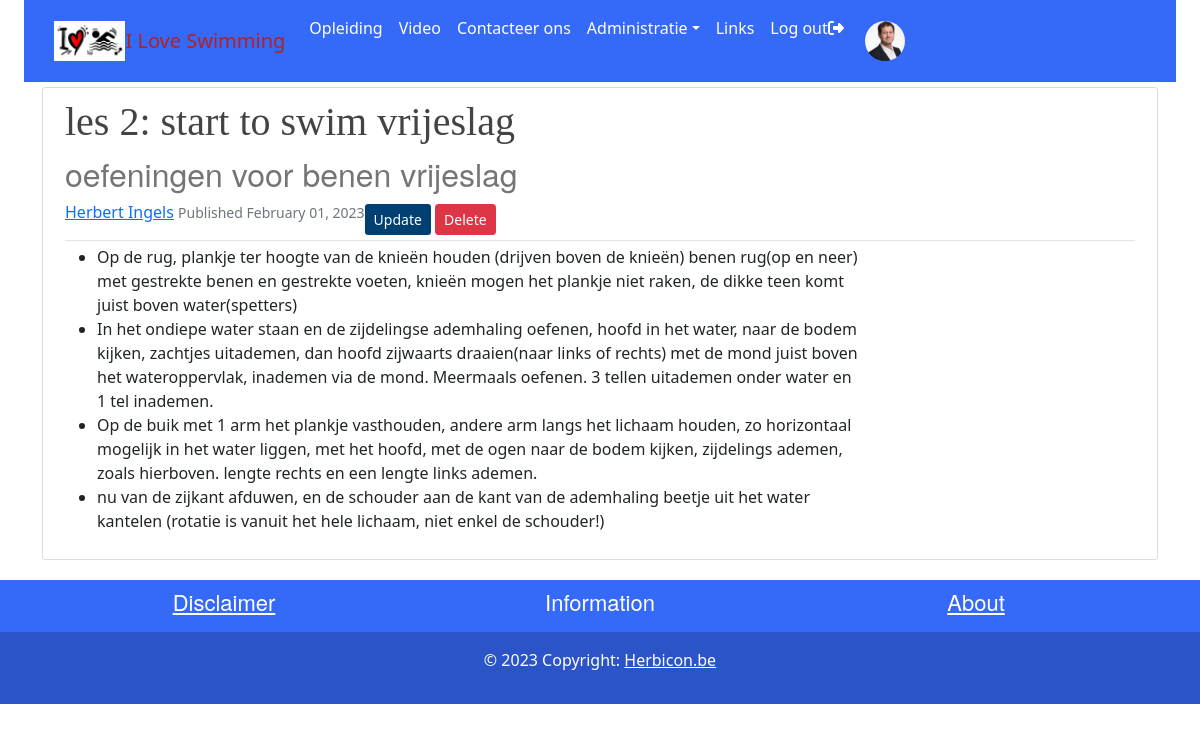
Screenshot of /vrijeslag/oefeningen_benen/ (signed in) with the database file from the repository.
### users/models.py (models this page shows)
class CustomUser(AbstractUser):
    STATUS= (
        ('regular', 'regular'),
        ('subscriber','subscriber'),
        ('moderator','moderator')
    )
    def image_upload_to(self, instance=None):
        if instance:
            return os.path.join("Users", instance)
        return None
    email = models.EmailField(unique=True)
    status = models.CharField(max_length=100, choices=STATUS, default='regular')
    description = models.TextField('Description', max_length=600, default='', blank=True)
    image = models.ImageField(default='default/avatar.png',upload_to=image_upload_to)
    follows = models.ManyToManyField("self",related_name="followed_by", symmetrical=False,blank=True)
    def __str__(self):
        return self.username

### main/models.py (models this page shows, shortened)
class Article(models.Model):
    def image_upload_to(self, instance=None):
        if instance:
            return os.path.join("ArticleSeries", slugify(self.series.slug),slugify(self.article_slug), instance)
        return None
    title = models.CharField(max_length=200)
    subtitle = models.CharField(max_length=200, default="", blank=True)
    article_slug = models.SlugField("Article slug", null=False, blank=False, unique=True)
    content = HTMLField(blank=True, default='')
    notes = HTMLField(blank=True, default='')
    published = models.DateTimeField("Date published", default=timezone.now)
    modified =models.DateTimeField("date modified", default=timezone.now)
    series = models.ForeignKey(ArticleSeries, default="", verbose_name="Series", on_delete=models.SET_DEFAULT)
    publish = models.BooleanField(default=False)
    author = models.ForeignKey(get_user_model(), default=1, on_delete=models.SET_DEFAULT)
    image = models.ImageField(default='default/noimage.jpg',upload_to=image_upload_to, max_length=255)
    @property
    def slug(self):
        return self.series.slug + "/" + self.article_slug
    class Meta:
        verbose_name_plural = "Article"
        ordering = ['-published','title']

### main/views.py (the view)
# urls.py: path("<series>/<article>/", views.article, name="article"),
@login_required
def article(request, series:str, article:str):
    matching_article = Article.objects.filter(series__slug=series, article_slug=article).first()
    return render(
        request=request,
        template_name='main/article.html',
        context={"object": matching_article}
        )

### main/templates/main/article.html (shortened to what this page needs)
{% extends "main/header.html" %}
{% block content %}
<div class="row media content-section mobiledevice">
    <div class="col-lg-12 col-md-12 col-sm-12">
        <div class="d-flex">
            <div>
                <h1 class="title-style">{{ object.title }}</h1>
                <h2 class="subtitle-style">{{ object.subtitle }}</h2>
            </div>
        </div>
        <div class="d-flex article-metadata">
            <div>
                <a class='mr-2' href="{% url 'profile' object.author %}">{{ object.author.first_name }} {{ object.author.last_name }}</a>
                <small class="text-muted">Published {{ object.published|date:"F d, Y" }}</small>
            </div>
            {% if object.author == user %}
                <div class="ml-auto">
                    <a class="btn btncolor btn-sm mt-1 mb-1" href="{% url 'article_update' object.series.slug object.article_slug %}">Update</a>
                    <a class="btn btn-danger btn-sm mt-1 mb-1" href="{% url 'article_delete' object.series.slug object.article_slug  %}">Delete</a>
                </div>
            {% endif %}
        </div>
    </div>
    <div class="col-lg-9 col-md-12 col-sm-12" id="content">
        <div class="article-style">
            {{ object.content|safe }}
        </div>
    </div>
{% endblock content %}

### main/templates/main/navbar.html (shortened to what this page needs)
    <link href="https://cdn.jsdelivr.net/npm/bootstrap@5.0.0/dist/css/bootstrap.min.css" rel="stylesheet">
<header class="site-header" style="margin-bottom: 5px">
    <div class="container-fluid">
        <nav class="navbar navbar-expand-lg" style="background-color: rgb(53, 105, 248);">
                <div class="container">
                        <img src="/static/images/favicon.png" alt="Logo"   height="40" class="d-inline-block align-text-center">
                        <a class="navbar-brand" style="color: firebrick;"href="{%url 'index'%}"> I Love Swimming</a>
                            <div class="collapse navbar-collapse" id="collapsibleNavbar">
                                <ul class="navbar-nav me-auto mb-2 mb-lg-0">
                                        {% if user.is_authenticated %}
                                            <li class="nav-item">
                                                <a class="nav-link" href="{%url 'homepage'%}">Opleiding</a>
                                            </li>
                                            <li class="nav-item">
                                                <a class="nav-link" href="{%url 'video'%}">Video</a>
                                            </li>
                                        {% endif %}
                                            <li class="nav-item">
                                                <a class="nav-link" href="{% url 'contact' %}">Contacteer ons</a>
                                            </li>
                                    {% if user.is_authenticated %}
                                        {% if user.is_superuser %}
                                            <li class="nav-item dropdown">
                                                <a class="nav-link dropdown-toggle" href="#" role="button" data-bs-toggle="dropdown">Administratie</a>
                                            </li>
                                        {% endif %}
                                            <li class="nav-item">
                                                <a class="nav-link" href="{% url 'links' %}">Links</a>
                                            </li>
                                            <li class="nav-item" >
                                                <a class="nav-link" href="{% url 'logout' %}">Log out<i class="fas fa-sign-out-alt"></i></a>
                                            </li>
                                            <li class="nav-item align-content-end">
                                                <a class="nav-link" href="{% url 'profile' user.username %}">
                                            <img class="rounded-circle account-img profile-image" style="height: 50px;width: 50px; "  , src="{{user.image.url}}"></a>
                                            </li>
                                    {% endif %}
                                </ul>
                        </div>
                </div>
        </nav>
    </div>
</header>

### main/static/main/main.css (style rules this page uses)
:root { --footercolor: #003F72; --navbarcolor: #003F72; --btncolor: #003F72; --socialcolor: #003F72; --brightText: #ffffff; }
.btncolor { background-color: var(--btncolor) !important; color: var(--brightText) !important; }
body { background: #fafafa; }
h1, h2, h3, h4, h5, h6 { color: #444444; }
.site-header .navbar-nav .nav-link { color: var(--brightText); }
.content-section { background: #ffffff; padding: 10px 20px; border: 1px solid #dddddd; border-radius: 3px; margin-bottom: 20px; }
.article-metadata { padding-bottom: 1px; margin-bottom: 4px; border-bottom: 1px solid #e3e3e3 }
@media screen and (min-width: 600px) { .mobiledevice { padding-left: 10px; padding-right: 10px; } }
.title-style { font-family: fell, Georgia, Cambria, 'Times New Roman', Times, serif !important; }
.subtitle-style { font-family: sohne, 'Helvetica Neue', Helvetica, Arial, sans-serif !important; color: rgba(117, 117, 117, 1) !important; }
.profile-image { width: 125px; height: 125px; padding: 5px; }

### rows the page displays
CustomUser: image (picture)
Article: title "les 2: start to swim vrijeslag", subtitle "oefeningen voor benen vrijeslag", author.first_name "Herbert", author.last_name "Ingels", published "February 01, 2023", content "Op de rug, plankje ter hoogte van de knieën houden (drijven boven de knieën) benen rug(op en neer) met gestrekte benen en gestrekte voeten, knieën mogen het plankje niet raken, de dikke teen komt juist boven water(spetters) In het ondiepe water staan en de zijdelingse ademhaling oefenen, hoofd in het water, naar de bodem kijken, zachtjes uitademen, dan hoofd zijwaarts draaien(naar links of rechts) met de mond juist boven het wateroppervlak, inademen via de mond. Meermaals oefenen. 3 tellen uitademen onder water en 1 tel inademen. Op de buik met 1 arm het plankje vasthouden, andere arm langs het lichaam houden, zo horizontaal mogelijk in het water liggen, met het hoofd, met de ogen naar de…"
